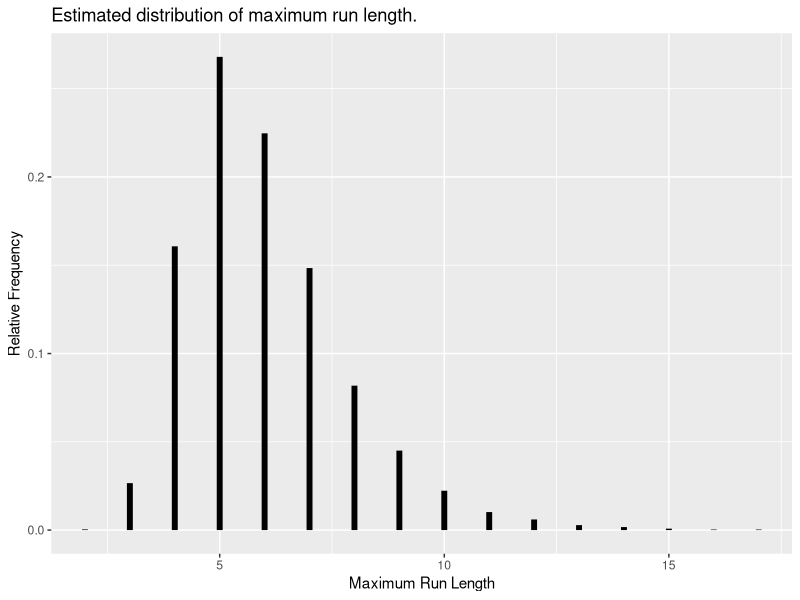

Write the R code that produced this figure.
## ---- chunk 1

	mfr <- rep(c("Fender", "Gibson", "Martin"), times = c(2,4,1))
	model <- c("Stratocaster", "Telecaster", "Firebird V", "Les Paul Standard", "ES175",
		"J-100 Xtra", "M-21")
	serial <- c("EJ15230", "60671", "616619", "00235628", "03531746", "90783019", "1452869")
	type <- rep(c("electric", "acoustic"), times = c(5, 2))
	body <- rep(c("solid", "hollow", "flat top"), times = c(4, 1, 2))
	w_case_kg <- c(8.96, 8.60, 9.88, 8.40, 8.10, 6.78, 5.62)
	case_kg <- c(5.70, 4.98, 5.90, 3.46, 4.92, 4.76, 3.72)

	library(tidyverse)

	guitars <- tibble(mfr, model, serial, type, body, w_case_kg, case_kg)
## ---- chunk 2
	guitars$serial <- NULL
	guitars
## ---- chunk 3
	guitars <- mutate(guitars, kg = w_case_kg - case_kg, lb = 2.2 * kg)
	guitars
## ---- chunk 4
	guitars <- rename(guitars, weight = lb, kilos = kg)
	guitars
## ---- chunk 5
	guitars <- select(guitars, -w_case_kg, -case_kg, -kilos)
	## guitars <- select(guitars, -c(w_case_kg, case_kg, kilos))               # Also works.
	guitars
## ---- chunk 6
	guitars <- relocate(guitars, type)
	guitars
## ---- chunk 7
	guitars <- relocate(guitars, type, .after = model)
	guitars
## ---- chunk 8
	filter(guitars, weight < 8)
## ---- chunk 9
	filter(guitars, (type == "electric") & (weight < 8))
## ---- chunk 10
	guitars |>
		filter((type == "electric") & (weight < 8)) |>
			select(-type, -weight)

	## select(filter(guitars, (type == "electric") & (weight < 8)), -type, -weight)
## ---- chunk 11
	arrange(guitars, weight)
## ---- chunk 12
	arrange(guitars, desc(weight))
## ---- chunk 13
	arrange(guitars, mfr, weight)
## ---- chunk 14
	arrange(guitars, type, desc(weight))
## ---- chunk 15
	slice(guitars, 2, 4, 5)     # Or slice(guitars, c(2,4,5))
## ---- chunk 16
	slice_head(guitars, n = 3)     # Default is n = 1.
## ---- chunk 17
	slice_tail(guitars, n = 3)
## ---- chunk 18
	slice_max(guitars, weight, n = 3)
## ---- chunk 19
	slice_sample(guitars, n = 3)
## ---- chunk 20
	guitars |>
		group_by(type) |>
			summarise(avg_wt = mean(weight)) |>
				arrange(desc(type))
## ---- chunk 21
	summarise(guitars, avg_wt = mean(weight), .by = type)
## ---- chunk 22
	guitars |>
		group_by(type) |>
			summarise(n = n(), avg_wt = mean(weight))
## ---- chunk 23
	summarise(guitars, n = n(), avg_wt = mean(weight), .by = type)
## ---- chunk 24
	guitars |>
		group_by(type, body) |>
			summarise(n = n(), avg_wt = mean(weight))
## ---- chunk 25
	guitars |>
		group_by(type, body) |>
			summarise(n = n(), avg_wt = mean(weight)) |>
				group_vars()
## ---- chunk 26
	guitars |>
		group_by(type, body) |>
			summarise(n = n(), avg_wt = mean(weight), .groups = "keep")
## ---- chunk 27
	guitars |>
		group_by(type, body) |>
			summarise(n = n(), avg_wt = mean(weight), .groups = "keep") |>
				group_vars()
## ---- chunk 28
	guitars |>
		summarise(n = n(), avg_wt = mean(weight), .by = c(type, body))
## ---- chunk 29
	guitars |>
		summarise(n = n(), avg_wt = mean(weight), .by = c(type, body)) |>
			group_vars()
## ---- chunk 30
	is.array(Titanic)
	dim(Titanic)
	class(Titanic)
	dimnames(Titanic)
## ---- chunk 31
	Titanic_tbl <- as_tibble(Titanic)
	Titanic_tbl
## ---- chunk 32
	Titanic_tbl |>
		summarize(n = sum(n))
	Titanic_tbl |>
		group_by(Survived) |>
			summarize(n = sum(n))
## ---- chunk 33
	Titanic_tbl |>
		group_by(Survived) |>
			summarize(n = sum(n)) |>
				mutate(prop = n/sum(n))
## ---- chunk 34
	Titanic_tbl |>
		group_by(Survived) |>
			summarize(n = sum(n)) |>
				group_vars()
## ---- chunk 35
	Titanic_tbl |>
		group_by(Class, Survived) |>
			summarize(n = sum(n))
## ---- chunk 36
	Titanic_tbl |>
		group_by(Class, Survived) |>
			summarize(n = sum(n)) |>
				mutate(prop = n/sum(n))
## ---- chunk 37
	Titanic_tbl |>
		group_by(Class, Survived) |>
			summarize(n = sum(n)) |>
				group_vars()
## ---- chunk 38
	Titanic_tbl |>
		summarize(n = sum(n), .by = c(Class, Survived)) |>
			mutate(prop = n/sum(n))
## ---- chunk 39
	Titanic_tbl |>
		summarize(n = sum(n), .by = c(Class, Survived)) |>
			mutate(prop = n/sum(n), .by = Class)
## ---- chunk 40
	Titanic_tbl |>
		group_by(Class, Survived) |>
			summarize(n = sum(n)) |>
				ungroup() |>
					mutate(prop = n/sum(n))
## ---- chunk 41
	Titanic_tbl |>
		group_by(Class, Survived) |>
			summarize(n = sum(n)) |>
				mutate(prop = n/sum(n)) |>
					pivot_wider(names_from = Survived, values_from = c(n, prop))
## ---- chunk 42
	Titanic_tbl |>
		summarize(n = sum(n), .by = c(Class, Survived)) |>
			pivot_wider(names_from = Survived, names_prefix = "Surv_", values_from = n) |>
				mutate(prop_Yes = Surv_Yes / (Surv_Yes + Surv_No))
## ---- chunk 43
	x <- sample(c("H","T"), 100, replace = TRUE) 
	noquote(x)
	xr <- rle(x)
	xr
## ---- chunk 44
	library(tidyverse)
	xr_df <- xr |>
		unclass() |>
			as_tibble()
	
	xr_df |>
		summarize(max_run = max(lengths)) # Length of longest run overall.

	xr_df |>
		summarize(max_run = max(lengths), .by = values) # Longest runs of H and T.
## ---- chunk 45
	nsim <- 10000; ntosses <- 100
	maxrl <- vector("integer", length = nsim) 
	for (i in 1:nsim) {
		x <- sample(c("H","T"), ntosses, replace = TRUE) 
		xr <- rle(x)
		maxrl[i] <- as_tibble(unclass(xr)) |>
			group_by(values) |>
				summarise(max_run = max(lengths)) |>
					filter(values == "H") |>
						pull(max_run)
		#maxrl[i] <- max(xr$lengths)
		}
## ---- chunk 46
	df <- tibble(maxrl) |>
		# similar to summarize(n = n(), .by = maxrl)
		count(maxrl) |>
			mutate(prop = n / sum(n))
	slice_head(df, n = 10)
## ---- chunk 47
#| fig-alt: "Segment plot of the estimated distribution of maximum run length from the simulation."

	ggplot(df, aes(x = maxrl, y = prop)) +
		geom_segment(aes(yend = 0, xend = maxrl), linewidth = 2) + 
			labs(title = "Estimated distribution of maximum run length.",
		x = "Maximum Run Length", 
		y = "Relative Frequency")
